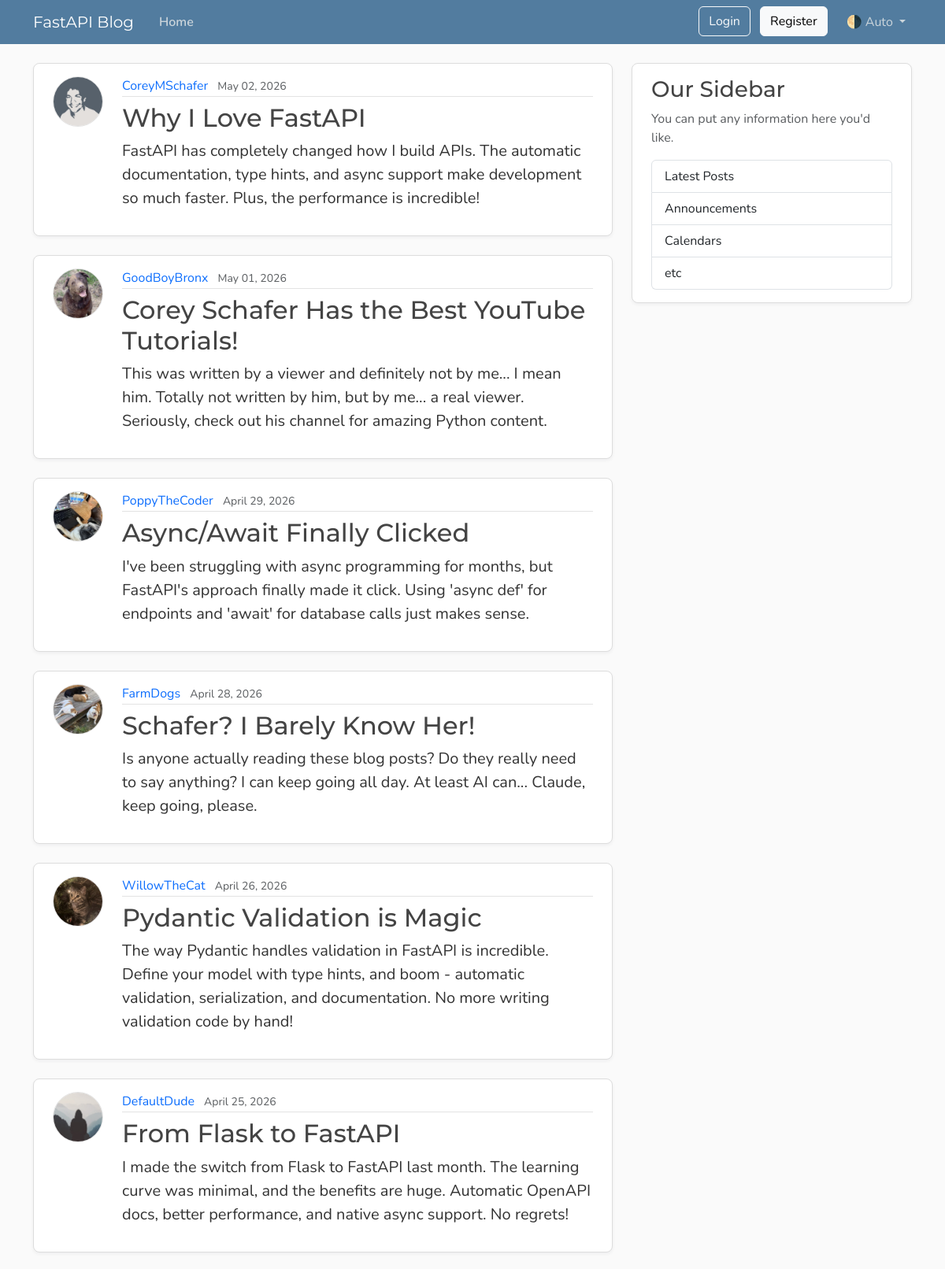
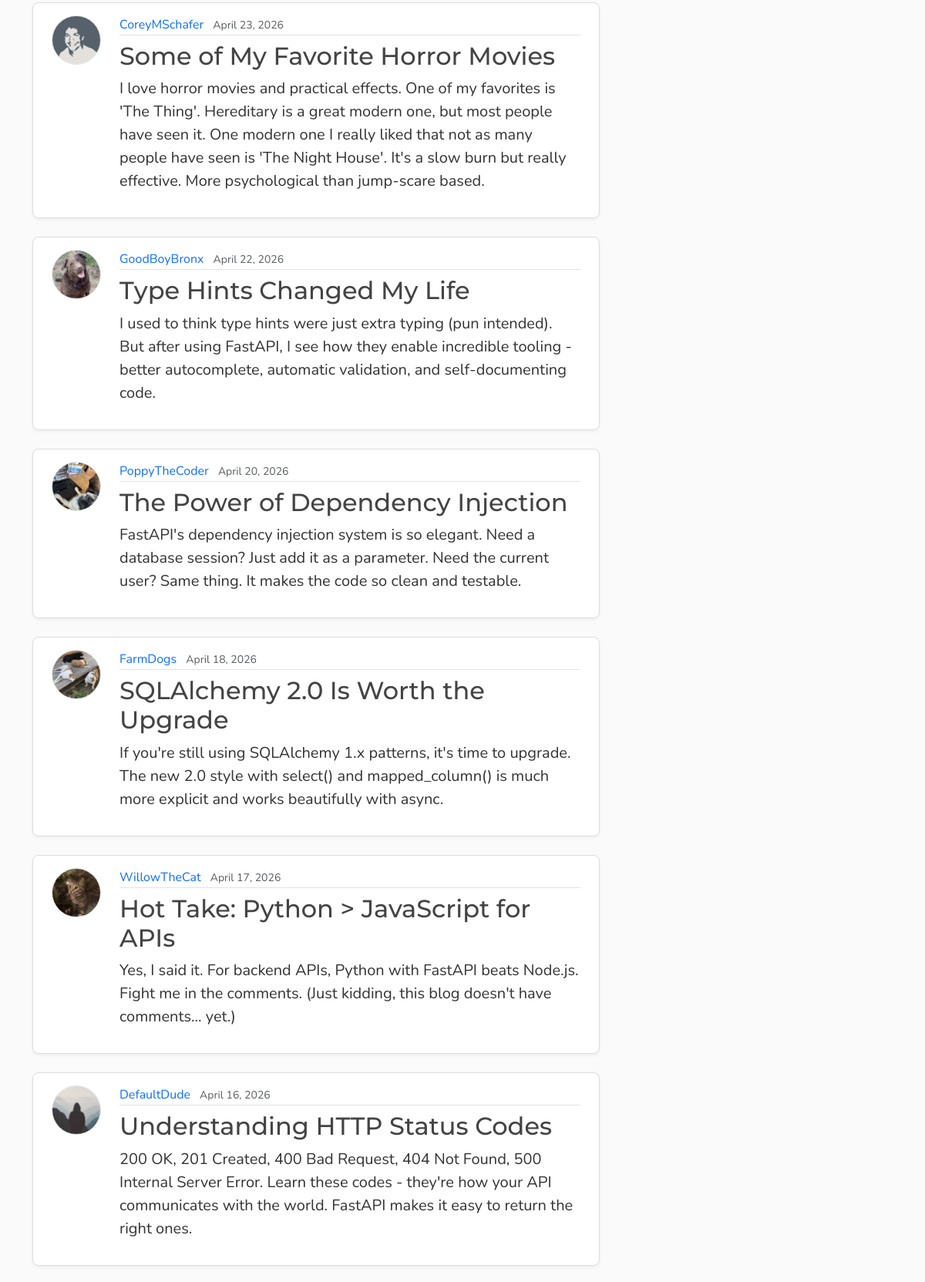
The page /posts (upper part) on the database its author committed (2 pictures, top to bottom).
### models.py (models this page shows, shortened)
class Post(Base):
    __tablename__ = "posts"
    id : Mapped[int] = mapped_column(Integer, primary_key=True, index=True)
    title : Mapped[str] = mapped_column(String(100), nullable=False)
    content : Mapped[str] = mapped_column(Text, nullable=False)
    user_id : Mapped[int] = mapped_column(ForeignKey("users.id"), nullable=False, index=True)
    date_posted : Mapped[datetime] = mapped_column(DateTime(timezone=True), default=lambda : datetime.now(UTC))
    author : Mapped[User] = relationship(back_populates="posts")

class User(Base):
    __tablename__ = "users"
    id : Mapped[int] = mapped_column(Integer, primary_key=True, index=True)
    username : Mapped[str] = mapped_column(String(20), unique=True, nullable=False)
    email : Mapped[str] = mapped_column(String(30), unique=True, nullable=False)
    password_hash : Mapped[str] = mapped_column(String(200), nullable=False)
    image_file : Mapped[str | None] = mapped_column(String(200), nullable=True, default=None)
    posts : Mapped[list[Post]] = relationship(back_populates="author", cascade="all, delete-orphan") # After adding cascade, when a user is deleted his posts are slao deleted

### main.py (the view)
@app.get("/", include_in_schema=False, name = "home")
@app.get("/posts", include_in_schema=False, name = "posts")
async def home(request : Request, db : Annotated[AsyncSession, Depends(get_db)]):
    result = await db.execute(
            select(models.Post)
            .options(selectinload(models.Post.author)) # Also load the related User (author) for each Post as author has a relationship with posts to avoid N+1 problem where 1 query fetches posts and N queries to fetch author in home.html. So, using selectinload to load the author immediately with the post
            .order_by(models.Post.date_posted.desc())
        )
    posts = result.scalars().all()
    return templates.TemplateResponse(request, "home.html", {"posts" : posts, "title" : "Home"})

### templates/home.html
{% extends "layout.html" %}
{% block content %}
  {% for post in posts %}
    <article class="content-section py-3 px-4 mb-4">
      <div class="d-flex align-items-start gap-4">
        <img class="rounded-circle article-img flex-shrink-0"
             src="{{ post.author.image_path }}"
             alt="{{ post.author.username }}'s profile picture"
             width="64"
             height="64"
             loading="lazy">
        <div class="flex-grow-1">
          <div class="article-metadata mb-2">
            <a class="me-2" href="{{ url_for('user_posts_page', user_id=post.author.id) }}">{{ post.author.username }}</a>
            <small class="text-body-secondary">{{ post.date_posted.strftime("%B %d, %Y") }}</small>
          </div>
          <h2>
            <a class="article-title" href="{{ url_for('post_page', post_id = post.id) }}">{{ post.title }}</a>
          </h2>
          <p class="article-content">{{ post.content }}</p>
        </div>
      </div>
    </article>
  {% endfor %}
{% endblock content %}

### static/css/main.css (style rules this page uses)
:root { --font-heading: "Montserrat", system-ui, -apple-system, BlinkMacSystemFont, sans-serif; --font-body: "Nunito", system-ui, -apple-system, BlinkMacSystemFont, sans-serif; --color-bg-body: #fafafa; --color-bg-content: #ffffff; --color-text-primary: #333333; --color-text-heading: #444444; --color-steel: #527c9f; --color-nav-link: #cbd5db; --color-nav-link-hover: #ffffff; --color-link-hover: #428bca; --color-border: #dddddd; --color-border-light: #e3e3e3; --spacing-xl: 5rem; --article-img-size: 4rem; --account-img-size: 7.813rem; }
body { font-family: var(--font-body); background: var(--color-bg-body); color: var(--color-text-primary); }
h1, h2, h3, h4, h5, h6 { font-family: var(--font-heading); color: var(--color-text-heading); }
a { text-decoration: none; }
.content-section { background: var(--color-bg-content); border: 1px solid var(--color-border); border-radius: 0.5rem; box-shadow: 0 2px 4px rgba(15, 23, 42, 0.05); transition: box-shadow 0.15s ease, transform 0.15s ease, border-color 0.15s ease; }
.article-title { color: var(--color-text-heading); transition: color 0.2s ease-in-out; }
.article-content { white-space: pre-line; font-size: 1.25rem; }
.article-img { height: var(--article-img-size); width: var(--article-img-size); flex-shrink: 0; object-fit: cover; border: 1px solid var(--color-border-light); box-shadow: 0 0 0 2px var(--color-bg-content); }
.article-metadata { padding-bottom: 0.063rem; border-bottom: 1px solid var(--color-border-light); }
.article-metadata a { transition: color 0.2s ease-in-out; }

### rows shown on the page
Post: author.image_path (picture), author.username "CoreyMSchafer", date_posted "May 02, 2026", title "Why I Love FastAPI", content "FastAPI has completely changed how I build APIs. The automatic documentation, type hints, and async support make development so much faster. Plus, the performance is incredible!"
Post: author.image_path (picture), author.username "GoodBoyBronx", date_posted "May 01, 2026", title "Corey Schafer Has the Best YouTube Tutorials!", content "This was written by a viewer and definitely not by me... I mean him. Totally not written by him, but by me... a real viewer. Seriously, check out his channel for amazing Python content."
Post: author.image_path (picture), author.username "PoppyTheCoder", date_posted "April 29, 2026", title "Async/Await Finally Clicked", content "I've been struggling with async programming for months, but FastAPI's approach finally made it click. Using 'async def' for endpoints and 'await' for database calls just makes sense."
Post: author.image_path (picture), author.username "FarmDogs", date_posted "April 28, 2026", title "Schafer? I Barely Know Her!", content "Is anyone actually reading these blog posts? Do they really need to say anything? I can keep going all day. At least AI can... Claude, keep going, please."
Post: author.image_path (picture), author.username "WillowTheCat", date_posted "April 26, 2026", title "Pydantic Validation is Magic", content "The way Pydantic handles validation in FastAPI is incredible. Define your model with type hints, and boom - automatic validation, serialization, and documentation. No more writing validation code by hand!"
Post: author.username "DefaultDude", date_posted "April 25, 2026", title "From Flask to FastAPI", content "I made the switch from Flask to FastAPI last month. The learning curve was minimal, and the benefits are huge. Automatic OpenAPI docs, better performance, and native async support. No regrets!"
Post: author.image_path (picture), author.username "CoreyMSchafer", date_posted "April 23, 2026", title "Some of My Favorite Horror Movies", content "I love horror movies and practical effects. One of my favorites is 'The Thing'. Hereditary is a great modern one, but most people have seen it. One modern one I really liked that not as many people have seen is 'The Night House'. It's a slow burn but really effective. More psychological than jump-scare based."
Post: author.image_path (picture), author.username "GoodBoyBronx", date_posted "April 22, 2026", title "Type Hints Changed My Life", content "I used to think type hints were just extra typing (pun intended). But after using FastAPI, I see how they enable incredible tooling - better autocomplete, automatic validation, and self-documenting code."
Post: author.image_path (picture), author.username "PoppyTheCoder", date_posted "April 20, 2026", title "The Power of Dependency Injection", content "FastAPI's dependency injection system is so elegant. Need a database session? Just add it as a parameter. Need the current user? Same thing. It makes the code so clean and testable."
Post: author.image_path (picture), author.username "FarmDogs", date_posted "April 18, 2026", title "SQLAlchemy 2.0 Is Worth the Upgrade", content "If you're still using SQLAlchemy 1.x patterns, it's time to upgrade. The new 2.0 style with select() and mapped_column() is much more explicit and works beautifully with async."
Post: author.image_path (picture), author.username "WillowTheCat", date_posted "April 17, 2026", title "Hot Take: Python > JavaScript for APIs", content "Yes, I said it. For backend APIs, Python with FastAPI beats Node.js. Fight me in the comments. (Just kidding, this blog doesn't have comments... yet.)"
Post: author.username "DefaultDude", date_posted "April 16, 2026", title "Understanding HTTP Status Codes", content "200 OK, 201 Created, 400 Bad Request, 404 Not Found, 500 Internal Server Error. Learn these codes - they're how your API communicates with the world. FastAPI makes it easy to return the right ones."
